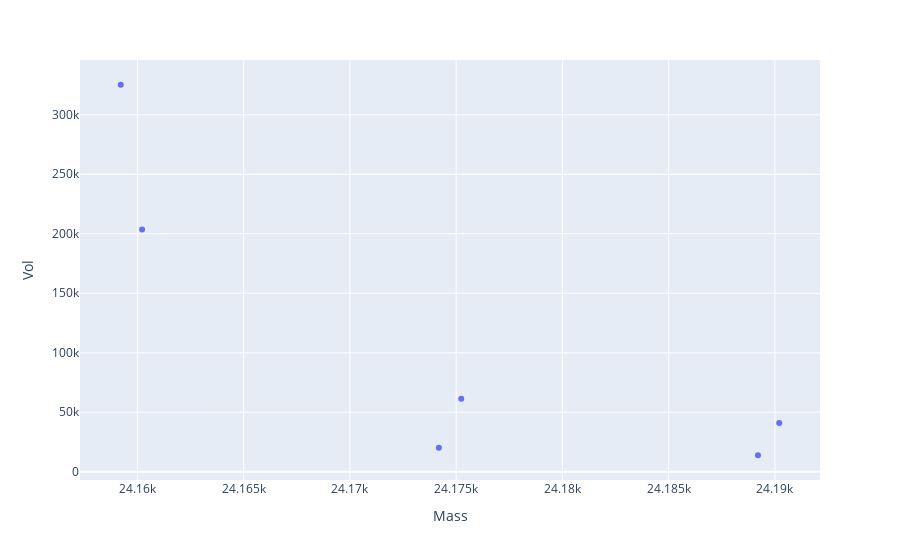

The notebook cell this image was saved under:
### Code cell
dfa = df_wild.copy()
vol = max(dfa.Vol.max(), dfb.Vol.max())
dfa['Vol'] = dfa.Vol/vol #dfa.Vol.max()
dfb = df_alkb.copy()
dfb['Vol'] = dfb.Vol/vol #dfb.Vol.max()
# plotly_zones(dfa, dfb, y='Vol')
plotly_zone(df_mean, y='Vol')

### Figure 1 — Plotly figure (JSON) as saved in the notebook; plotly's stock layout.template omitted (floating-point values rounded to 4 significant figures)
{"data": [{"hovertemplate": "Mass=%{x}<br>Vol=%{y}<extra></extra>", "legendgroup": "", "marker": {"color": "#636efa", "symbol": "circle"}, "mode": "markers", "name": "", "orientation": "v", "showlegend": false, "type": "scatter", "x": [24160.0, 24160.0, 24170.0, 24180.0, 24190.0, 24190.0], "xaxis": "x", "y": [325300.0, 203500.0, 20170.0, 61380.0, 13850.0, 41050.0], "yaxis": "y"}], "layout": {"legend": {"tracegroupgap": 0}, "margin": {"t": 60}, "xaxis": {"anchor": "y", "domain": [0, 1], "title": {"text": "Mass"}}, "yaxis": {"anchor": "x", "domain": [0, 1], "title": {"text": "Vol"}}}}
